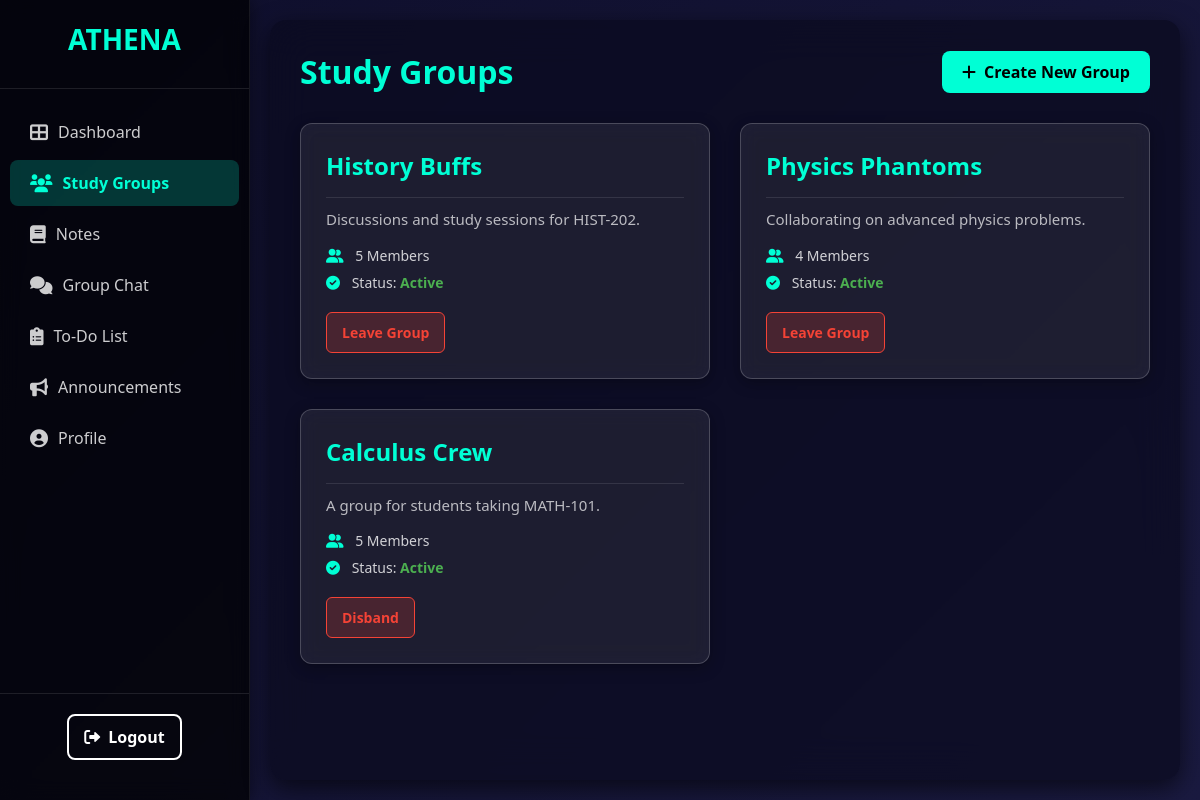
Screenshot of /users/dashboard/study_groups/study_group.php (signed in) with the database file from the repository.
### tables this page shows
CREATE TABLE `study_group` (
  `group_id` int(11) NOT NULL,
  `group_name` varchar(100) NOT NULL,
  `description` text DEFAULT NULL,
  `user_id` int(11) NOT NULL,
  `approved` tinyint(1) DEFAULT 0,
  `created_at` datetime DEFAULT current_timestamp()
);

### users/dashboard/study_groups/study_group.php (the view, shortened to what this page needs)
<?php
require '../../connect.php';
$user_id = $_SESSION['user_id'];
$study_groups = [];
$query_groups = "
    SELECT
        sg.group_id, sg.group_name, sg.description, sg.approved,
        sg.user_id AS creator_id, u.user_name AS creator_name,
        (SELECT COUNT(*) FROM group_members gm_count WHERE gm_count.group_id = sg.group_id) AS member_count
    FROM study_group sg
    JOIN users u ON sg.user_id = u.user_id
    WHERE sg.user_id = ? OR EXISTS (SELECT 1 FROM group_members gm WHERE gm.group_id = sg.group_id AND gm.user_id = ?)
    ORDER BY sg.created_at DESC;
";
$stmt_groups = $conn->prepare($query_groups);
$stmt_groups->bind_param("ii", $user_id, $user_id);
$stmt_groups->execute();
$result_groups = $stmt_groups->get_result();
if ($result_groups) {
    while ($row = $result_groups->fetch_assoc()) {
        $study_groups[] = $row;
    }
}
?>
<!DOCTYPE html>
<html lang="en">
<head>
  <link rel="stylesheet" href="../panelstyle.css">
  <link rel="stylesheet" href="study_group_style.css">
  <link rel="stylesheet" href="https://cdnjs.cloudflare.com/ajax/libs/font-awesome/6.0.0-beta3/css/all.min.css">
</head>
<body>
  <div class="dashboard-wrapper">
    <aside class="sidebar">
      <div class="sidebar-header">
        <div class="logo">ATHENA</div>
      </div>
      <nav class="sidebar-nav">
        <ul>
          <li><a href="../user_panel.php"><i class="fas fa-th-large"></i> Dashboard</a></li>
          <li class="active"><a href="study_group.php"><i class="fas fa-users"></i> Study Groups</a></li>
          <li><a href="../notes/notes.php"><i class="fas fa-book"></i> Notes</a></li>
          <li><a href="../chat_box/group_chat.php"><i class="fas fa-comments"></i> Group Chat</a></li>
          <li><a href="../to-do/to-do.php"><i class="fas fa-clipboard-list"></i> To-Do List</a></li>
          <li><a href="../announcements/u_announcements.php"><i class="fas fa-bullhorn"></i> Announcements</a></li>
          <li><a href="../profile/profile_page.php"><i class="fas fa-user-circle"></i> Profile</a></li>
        </ul>
      </nav>
      <div class="sidebar-footer">
        <a href="../../user_logout.php" class="logout-btn"><i class="fas fa-sign-out-alt"></i> Logout</a>
      </div>
    </aside>
    <main class="main-content">
      <header class="main-header">
        <div class="welcome-section">
          <h2>Study Groups</h2>
        </div>
        <div class="header-actions">
          <button class="create-new-btn" id="toggle-create-group-form"><i class="fas fa-plus"></i> Create New Group</button>
        </div>
      </header>
      <section class="dashboard-grid">
        <?php if (!empty($study_groups)): ?>
          <?php foreach ($study_groups as $group): ?>
            <div class="card">
              <div class="card-content">
                <h3 class="group-title"><?= htmlspecialchars($group['group_name']) ?></h3>
                <p class="group-description"><?= htmlspecialchars($group['description'] ?? 'No description provided.') ?></p>
                <div class="group-meta">
                  <p><i class="fas fa-user-friends"></i> <?= htmlspecialchars($group['member_count']) ?> Members</p>
                  <p>
                    <i class="fas fa-check-circle"></i> Status:
                    <span class="status-<?= $group['approved'] ? 'active' : 'pending' ?>">
                      <?= $group['approved'] ? 'Active' : 'Pending Approval' ?>
                    </span>
                  </p>
                </div>
                <?php if ($group['creator_id'] == $user_id): ?>
                    <form action="./disband_group.php" method="post" onsubmit="return confirm('Are you sure you want to PERMANENTLY disband this group? This cannot be undone.');" style="display: inline;">
                        <button type="submit" class="disband-btn">Disband</button>
                    </form>
                <?php else: ?>
                    <button class="leave-btn" data-group-id="<?= $group['group_id'] ?>">Leave Group</button>
                <?php endif; ?>
              </div>
            </div>
          <?php endforeach; ?>
        <?php else: ?>
          <p class="no-data">No study groups found. <a href="#" id="trigger-create-group-from-empty">Create or join one!</a></p>
        <?php endif; ?>
      </section>
    </main>
  </div>
</body>
</html>

### users/dashboard/panelstyle.css (style rules this page uses)
* { margin: 0; padding: 0; box-sizing: border-box; font-family: 'Segoe UI', sans-serif; }
body { background: linear-gradient(135deg, #0f0f2c, #1a1a40); color: white; min-height: 100vh; display: flex; }
a { text-decoration: none; color: inherit; }
.dashboard-wrapper { display: flex; width: 100%; min-height: 100vh; }
.sidebar { width: 250px; background-color: rgba(0, 0, 0, 0.7); backdrop-filter: blur(10px); box-shadow: 2px 0 15px rgba(0, 0, 0, 0.4); display: flex; flex-direction: column; padding: 20px 0; position: sticky; top: 0; height: 100vh; border-right: 1px solid rgba(255, 255, 255, 0.08); }
.sidebar-header { padding: 0 20px 30px; border-bottom: 1px solid rgba(255, 255, 255, 0.1); margin-bottom: 20px; }
.sidebar-header .logo { font-size: 28px; font-weight: bold; color: #00ffd5; text-align: center; }
.sidebar-nav ul { list-style: none; padding: 0; }
.sidebar-nav li { margin-bottom: 5px; }
.sidebar-nav li a { display: flex; align-items: center; padding: 12px 20px; color: rgba(255, 255, 255, 0.8); font-size: 16px; transition: background-color 0.2s ease, color 0.2s ease; border-radius: 8px; margin: 0 10px; }
.sidebar-nav li a i { margin-right: 10px; font-size: 18px; }
.sidebar-nav li.active a { background-color: rgba(0, 255, 213, 0.2); color: #00ffd5; font-weight: bold; }
.sidebar-footer { margin-top: auto; padding: 20px; border-top: 1px solid rgba(255, 255, 255, 0.1); text-align: center; }
.logout-btn { background-color: transparent; border: 2px solid white; color: white; padding: 10px 15px; border-radius: 8px; display: inline-flex; align-items: center; font-weight: bold; transition: background-color 0.3s ease, color 0.3s ease, transform 0.2s ease; }
.logout-btn i { margin-right: 8px; }
.main-content { flex-grow: 1; padding: 30px; background-color: rgba(10, 10, 30, 0.7); backdrop-filter: blur(20px); border-radius: 16px; margin: 20px; box-shadow: 0 8px 24px rgba(0, 0, 0, 0.6); }
.main-header { display: flex; justify-content: space-between; align-items: center; margin-bottom: 30px; flex-wrap: wrap; gap: 20px; }
.welcome-section h2 { font-size: 32px; color: #00ffd5; margin: 0; }
.header-actions { display: flex; align-items: center; gap: 15px; flex-wrap: wrap; }
.create-new-btn { background-color: #00ffd5; color: black; padding: 10px 20px; border: none; border-radius: 8px; font-size: 16px; cursor: pointer; display: inline-flex; align-items: center; gap: 8px; font-weight: bold; transition: background-color 0.3s ease, transform 0.2s ease; height: 42px; }
.dashboard-grid { display: grid; grid-template-columns: repeat(auto-fit, minmax(300px, 1fr)); gap: 30px; }
.card { background-color: rgba(255, 255, 255, 0.08); border-radius: 12px; box-shadow: 0 4px 15px rgba(0, 0, 0, 0.3); padding: 25px; display: flex; flex-direction: column; border: 1px solid rgba(255, 255, 255, 0.2); backdrop-filter: blur(10px); transition: transform 0.3s ease, box-shadow 0.3s ease; }
.card h3 { font-size: 22px; color: #00ffd5; margin-bottom: 20px; border-bottom: 1px solid rgba(255, 255, 255, 0.1); padding-bottom: 15px; }
.card-content { flex-grow: 1; }

### users/dashboard/study_groups/study_group_style.css (style rules this page uses)
.dashboard-grid .card { background-color: rgba(255, 255, 255, 0.08); border-radius: 12px; box-shadow: 0 4px 15px rgba(0, 0, 0, 0.3); padding: 25px; display: flex; flex-direction: column; border: 1px solid rgba(255, 255, 255, 0.2); backdrop-filter: blur(10px); transition: transform 0.3s ease, box-shadow 0.3s ease; color: white; }
.card .group-title { font-size: 24px; color: #00ffd5; margin-bottom: 10px; font-weight: bold; }
.card .group-description { font-size: 15px; color: rgba(255, 255, 255, 0.7); margin-bottom: 15px; line-height: 1.5; flex-grow: 1; }
.card .group-meta { display: flex; flex-direction: column; gap: 8px; margin-top: 15px; margin-bottom: 20px; font-size: 14px; color: rgba(255, 255, 255, 0.8); }
.card .group-meta i { margin-right: 8px; color: #00ffd5; }
.card .status-active { color: #4CAF50; font-weight: bold; }
.leave-btn, .disband-btn { background-color: rgba(244, 67, 54, 0.2); color: #f44336; padding: 10px 15px; border: 1px solid #f44336; border-radius: 6px; font-size: 14px; cursor: pointer; transition: background-color 0.2s ease, color 0.2s ease, transform 0.2s ease; align-self: flex-start; font-weight: bold; }

### rows the page displays
study_group: group_name "History Buffs", description "Discussions and study sessions for HIST-202.", member_count "5", approved "Active"
study_group: group_name "Physics Phantoms", description "Collaborating on advanced physics problems.", member_count "4", approved "Active"
study_group: group_name "Calculus Crew", description "A group for students taking MATH-101.", member_count "5", approved "Active"
